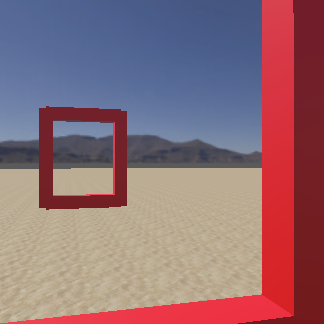
#> input picture controllers/main_controller/pictures/camera_1040.58.png, 324 x 324 px
$ python -i gatekeep.py   (imports and definitions only)
#> lines starting #> are read from the running program, lines starting #| are printed output that depends on the picture; after the words box and inside, x2 and y2 are one past the last pixel; in counts of white or black regions, pixels touching at a corner belong together
import cv2
import numpy as np
import pyvista as pv

class GateDetector:
    def __init__(self):
        self.W, self.H = 324, 324
        self.FOV = 0.87
        self.f = (self.W / 2) / np.tan(self.FOV / 2)
        self.cam_offset = np.array([0.03, 0.0, 0.01])

        # --- GATE DIMENSIONS ---
        self.GATE_INNER_W = 1.5
        self.GATE_INNER_H = 1.5

        # --- CAMERA INTRINSIC MATRIX ---
        self.camera_matrix = np.array([
            [self.f,    0, self.W / 2],
            [   0, self.f, self.H / 2],
            [   0,    0,            1]
        ], dtype=np.float32)

        self.dist_coeffs = np.zeros((4, 1), dtype=np.float32)

        # 3D Object Points for PnP (Inner ring corners in local frame)
        half_w = self.GATE_INNER_W / 2.0
        half_h = self.GATE_INNER_H / 2.0
        self.object_points = np.array([
            [-half_w,  half_h, 0.0],  # Top-Left
            [ half_w,  half_h, 0.0],  # Top-Right
            [ half_w, -half_h, 0.0],  # Bottom-Right
            [-half_w, -half_h, 0.0]   # Bottom-Left
        ], dtype=np.float32)

    def get_relative_gate_data(self, image_path):
#> called with image_path = 'pictures/camera_1040.58.png'
        frame = cv2.imread(image_path)
#> frame is the input picture: shape (324, 324, 3); mean B, G, R 118.2, 109.3, 143
        if frame is None:
            print(f"Error: Could not look up image at {image_path}")
            return []

        hsv = cv2.cvtColor(frame, cv2.COLOR_BGR2HSV)
#> hsv: shape (324, 324, 3); mean H, S, V 96.8, 107.3, 164
        m1 = cv2.inRange(hsv, np.array([0, 120, 70]), np.array([10, 255, 255]))
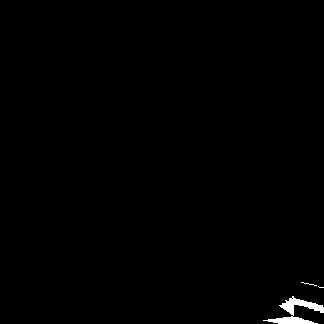
#> m1: shape (324, 324); 0.59% white; 3 white regions (2 under 20 px), largest, box (x1, y1, x2, y2) and area: (263, 296, 324, 324) 599
        m2 = cv2.inRange(hsv, np.array([170, 120, 70]), np.array([180, 255, 255]))
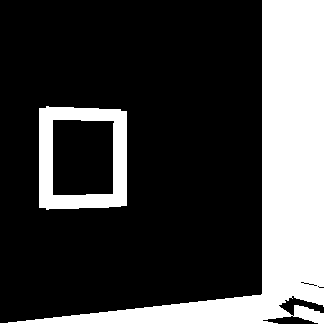
#> m2: shape (324, 324); 26.5% white; 2 white regions, box (x1, y1, x2, y2) and area: (0, 0, 324, 324) 23421, (39, 106, 127, 210) 4360
        mask = cv2.bitwise_or(m1, m2)
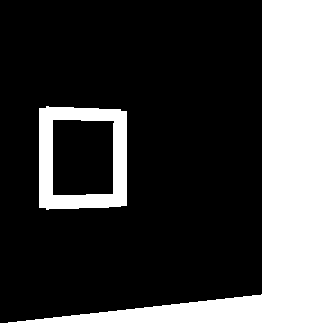
#> mask: shape (324, 324); 27.1% white; 2 white regions

        contours, hierarchy = cv2.findContours(mask, cv2.RETR_TREE, cv2.CHAIN_APPROX_SIMPLE)
#> contours = 3 contours; box (x1, y1, x2, y2) and area: (0, 0, 324, 324) 23410, (39, 106, 127, 210) 8617, (52, 119, 115, 196) 4576
        found_data = []

        if hierarchy is not None:
            for i, cnt in enumerate(contours):
                if hierarchy[0][i][3] != -1 and cv2.contourArea(cnt) > 80:
                    rect = cv2.minAreaRect(cnt)
                    box_pts = cv2.boxPoints(rect)

                    # Sort corners (TL, TR, BR, BL)
                    pts_sum = box_pts.sum(axis=1)
                    pts_diff = np.diff(box_pts, axis=1).flatten()
                    tl = box_pts[np.argmin(pts_sum)]
                    br = box_pts[np.argmax(pts_sum)]
                    tr = box_pts[np.argmin(pts_diff)]
                    bl = box_pts[np.argmax(pts_diff)]

                    image_points = np.array([tl, tr, br, bl], dtype=np.float32)

                    # Solve PnP
                    success, rvec, tvec = cv2.solvePnP(
                        self.object_points,
                        image_points,
                        self.camera_matrix,
                        self.dist_coeffs,
                        flags=cv2.SOLVEPNP_ITERATIVE
                    )

                    if success:
                        cam_x, cam_y, cam_z = tvec[0][0], tvec[1][0], tvec[2][0]

                        # Map to drone coordinate system (X=Forward, Y=Left, Z=Up)
                        rel_pos = np.array([
                            cam_z + self.cam_offset[0],
                            -cam_x + self.cam_offset[1],
                            -cam_y + self.cam_offset[2]
                        ])

                        # Get rotation matrix matrix from rvec
                        R_matrix, _ = cv2.Rodrigues(rvec)

                        found_data.append((rel_pos, R_matrix))

                        # Draw green tracking lines on 2D image
                        green_box = np.int32(box_pts)
                        cv2.drawContours(frame, [green_box], 0, (0, 255, 0), 2)
                        cv2.putText(frame, f"PnP Dist: {rel_pos[0]:.2f}m", (int(tl[0]), int(tl[1]) - 10),
                                    cv2.FONT_HERSHEY_SIMPLEX, 0.4, (0, 255, 0), 1)
#> this loop made 3 passes
#> (rect, pts_sum, pts_diff, image_points, success, rvec, cam_x, cam_y) on pass 2: (((83, 157), (76, 62), -90), [309, 247, 171, 233], [81, 143, 67, 5], [[52, 119], [114, 119], [114, 195], [52, 195]], True, [3.09, 0.00626, -0.629], -1.6, -0.099)
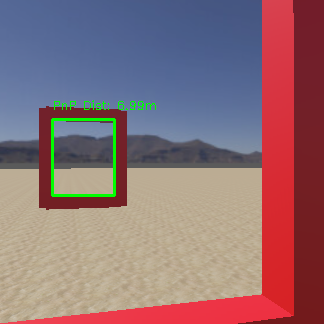
#> frame: shape (324, 324, 3); 1.01% of pixels changed, all inside (x1, y1, x2, y2) = (51, 100, 156, 197)
#> after the loop, found_data = [([6.99, 1.6, 0.109], [[0.92, 0.00213, -0.391], [0.00566, -1, 0.00789], [-0.391, -0.00947, -0.92]])]

        # Show OpenCV window briefly, closes automatically when PyVista launches
        try:
            cv2.imshow("Gate Detection - PnP Solver Baseline", frame)
            cv2.waitKey(1500)
            cv2.destroyAllWindows()
        except Exception:
            pass  # Headless environment - skip visualization

        return found_data
class RelativeVisualizer:
    # [79 lines left out: functions __init__, build_3d_gate_mesh, add_relative_gate, run, not called in this run]

# [14 lines not run here, left out]

>>> result = GateDetector().get_relative_gate_data('pictures/camera_1040.58.png')
#> result has the same summary as found_data in get_relative_gate_data
